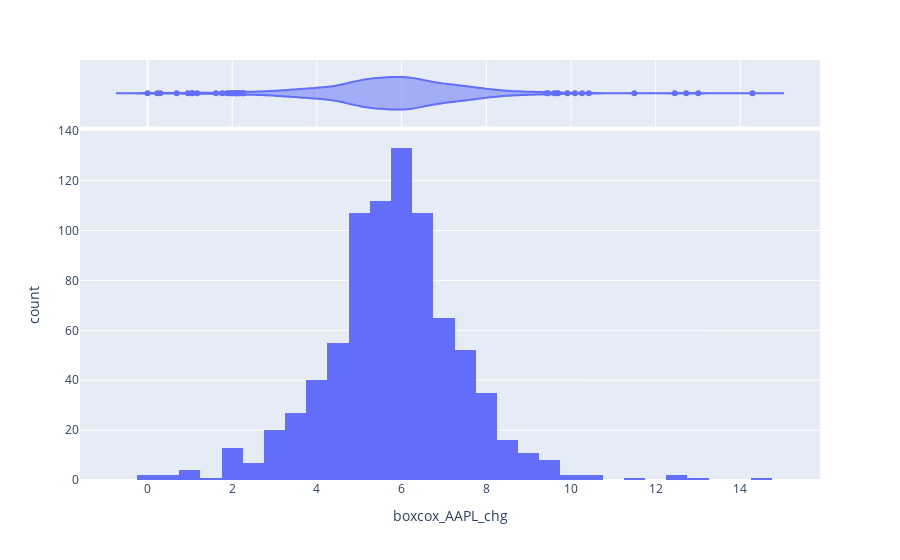

The notebook cell saved with this chart:
### Markdown cell above
## Преобразование бокса кокса
Данное преобразование позволяет уменьшить влияние выбросов

### Code cell
stock_df['boxcox_AAPL_chg'] = stats.boxcox(x=(stock_df['AAPL_chg'] - stock_df['AAPL_chg'].min() + 1))[0]

# plotly
fig = px.histogram(stock_df, x='boxcox_AAPL_chg', marginal="violin",)
# fig = px.histogram(stock_df, x='boxcox_AAPL_chg', marginal="rug",)

fig.show()

### Figure 1 — Plotly figure (JSON) as saved in the notebook; plotly's stock layout.template omitted (floating-point values rounded to 4 significant figures; data arrays with more than 128 entries replaced by an {"elided": "..."} marker saying what was removed)
{"data": [{"alignmentgroup": "True", "bingroup": "x", "hovertemplate": "boxcox_AAPL_chg=%{x}<br>count=%{y}<extra></extra>", "legendgroup": "", "marker": {"color": "#636efa", "pattern": {"shape": ""}}, "name": "", "offsetgroup": "", "orientation": "v", "showlegend": false, "type": "histogram", "x": {"elided": "826 float values"}, "xaxis": "x", "yaxis": "y"}, {"alignmentgroup": "True", "hovertemplate": "boxcox_AAPL_chg=%{x}<extra></extra>", "legendgroup": "", "marker": {"color": "#636efa"}, "name": "", "offsetgroup": "", "scalegroup": "x", "showlegend": false, "type": "violin", "x": {"elided": "826 float values"}, "xaxis": "x2", "yaxis": "y2"}], "layout": {"barmode": "relative", "legend": {"tracegroupgap": 0}, "margin": {"t": 60}, "xaxis": {"anchor": "y", "domain": [0, 1], "title": {"text": "boxcox_AAPL_chg"}}, "xaxis2": {"anchor": "y2", "domain": [0, 1], "matches": "x", "showgrid": true, "showticklabels": false}, "yaxis": {"anchor": "x", "domain": [0, 0.8316], "title": {"text": "count"}}, "yaxis2": {"anchor": "x2", "domain": [0.8416, 1], "matches": "y2", "showgrid": false, "showline": false, "showticklabels": false, "ticks": ""}}}
